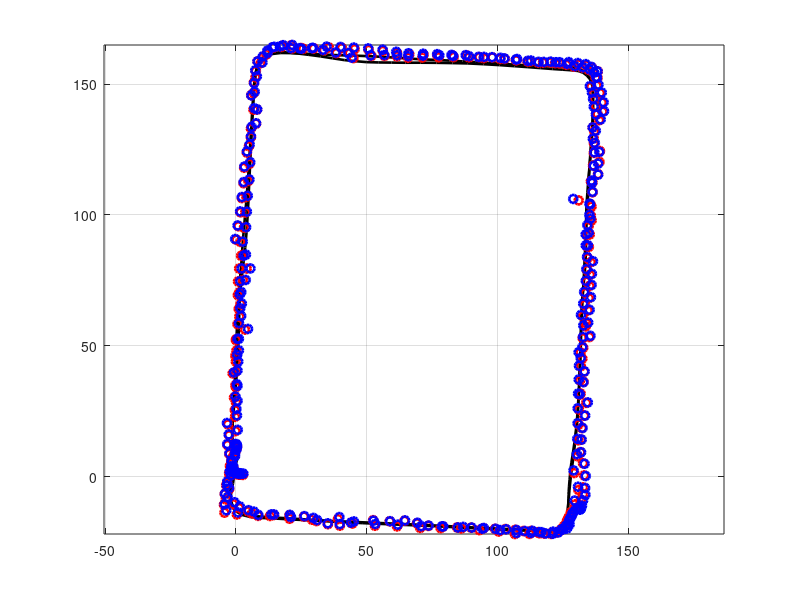

Reproduce this figure in MATLAB. (Note: this script raises an error after producing the figure.)
clear;
close all;

%%%%%%%%%%trajectory
traj_data1 = csvread('trajectoryBase.csv');
traj_epoch1 = traj_data1(:,1);
east_ref1=traj_data1(:,2);
north_ref1 = traj_data1(:,3);
east_gnss1=traj_data1(:,4);
north_gnss1 = traj_data1(:,5);

traj_data2 = csvread('trajectory.csv');
traj_epoch2 = traj_data2(:,1);
east_ref2=traj_data2(:,2);
north_ref2 = traj_data2(:,3);
east_gnss2=traj_data2(:,4);
north_gnss2 = traj_data2(:,5);

figure(1)
axis equal
plot(east_ref1,north_ref1,'k-','LineWidth',1.9 )
hold on;
plot(east_gnss1,north_gnss1,'ro','LineWidth',1.9 )
hold on;
plot(east_gnss2,north_gnss2,'bo','LineWidth',1.9 )
hold on;
grid on;
hold on;
axis equal
ax = gca;
ax.FontSize = 16; 
xlabel('east (meters)');
ylabel('north (meters)');
legend('\fontsize{16} GT','\fontsize{16} conventional','\fontsize{16} proposed');
title('\fontsize{16} trajectory')


%%%%%%%%%%%% error
error_data1 = csvread('errorBase.csv');
figure(2)
axis equal
error_epoch1 = error_data1(:,1);
error_gnss1=error_data1(:,2);
error_gnss1_3d=error_data1(:,3);

error_data2 = csvread('error.csv');
error_epoch2 = error_data2(:,1);
error_gnss2=error_data2(:,2);
error_gnss2_3d=error_data2(:,3);

plot(error_epoch1,error_gnss1,'r-o','LineWidth',1.9 )
hold on;
plot(error_epoch2,error_gnss2,'b-o','LineWidth',1.9 )
hold on;
% plot(errorEX_epoch,errorEX_gnss_3d,'g-o','LineWidth',1.9 )
% hold on;

grid on;
hold on;
ax = gca;
ax.FontSize = 16; 
xlabel('time (seconds)');
ylabel('error (meters)');
legend('\fontsize{16} conventional','\fontsize{16} proposed');
title('\fontsize{16} error')
mean(error_gnss1)
mean(error_gnss2)
sqrt(mean((error_gnss1).^2));
% mean(error_gnss_3d)

